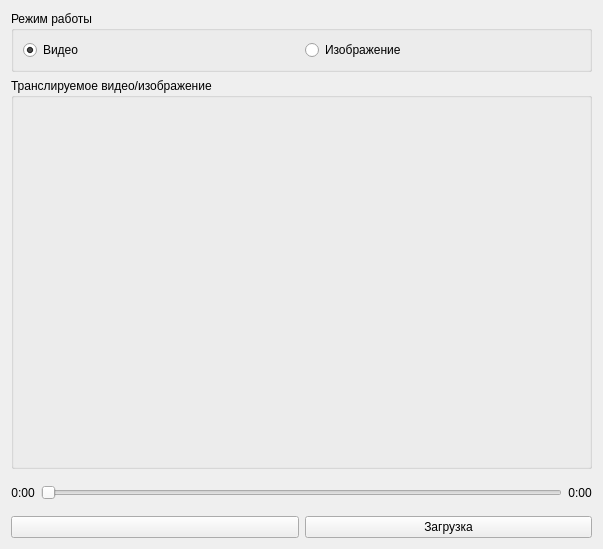
<?xml version="1.0" encoding="UTF-8"?>
<ui version="4.0">
 <class>VideoInWidget</class>
 <widget class="QWidget" name="VideoInWidget">
  <property name="geometry">
   <rect>
    <x>0</x>
    <y>0</y>
    <width>603</width>
    <height>549</height>
   </rect>
  </property>
  <property name="windowTitle">
   <string>Блок работы с входным видео/изображением</string>
  </property>
  <layout class="QVBoxLayout" name="verticalLayout">
   <item>
    <widget class="QGroupBox" name="groupBox">
     <property name="sizePolicy">
      <sizepolicy hsizetype="Preferred" vsizetype="Fixed">
       <horstretch>0</horstretch>
       <verstretch>0</verstretch>
      </sizepolicy>
     </property>
     <property name="title">
      <string>Режим работы</string>
     </property>
     <layout class="QHBoxLayout" name="horizontalLayout">
      <item>
       <widget class="QRadioButton" name="workWithVideo_rb">
        <property name="layoutDirection">
         <enum>Qt::LeftToRight</enum>
        </property>
        <property name="text">
         <string>Видео</string>
        </property>
        <property name="checked">
         <bool>true</bool>
        </property>
       </widget>
      </item>
      <item>
       <widget class="QRadioButton" name="workWithImage_rb">
        <property name="layoutDirection">
         <enum>Qt::LeftToRight</enum>
        </property>
        <property name="text">
         <string>Изображение</string>
        </property>
       </widget>
      </item>
     </layout>
    </widget>
   </item>
   <item>
    <widget class="QGroupBox" name="groupBox_2">
     <property name="sizePolicy">
      <sizepolicy hsizetype="Fixed" vsizetype="Fixed">
       <horstretch>0</horstretch>
       <verstretch>0</verstretch>
      </sizepolicy>
     </property>
     <property name="minimumSize">
      <size>
       <width>581</width>
       <height>391</height>
      </size>
     </property>
     <property name="title">
      <string>Транслируемое видео/изображение</string>
     </property>
     <layout class="QHBoxLayout" name="horizontalLayout_2">
      <item>
       <widget class="QLabel" name="outVideoImage">
        <property name="sizePolicy">
         <sizepolicy hsizetype="Preferred" vsizetype="Preferred">
          <horstretch>0</horstretch>
          <verstretch>0</verstretch>
         </sizepolicy>
        </property>
        <property name="text">
         <string/>
        </property>
       </widget>
      </item>
     </layout>
    </widget>
   </item>
   <item>
    <layout class="QHBoxLayout" name="horizontalLayout_3">
     <item>
      <widget class="QLabel" name="label">
       <property name="text">
        <string>0:00</string>
       </property>
       <property name="alignment">
        <set>Qt::AlignCenter</set>
       </property>
      </widget>
     </item>
     <item>
      <widget class="QSlider" name="horizontalSlider">
       <property name="orientation">
        <enum>Qt::Horizontal</enum>
       </property>
      </widget>
     </item>
     <item>
      <widget class="QLabel" name="label_2">
       <property name="text">
        <string>0:00</string>
       </property>
       <property name="alignment">
        <set>Qt::AlignCenter</set>
       </property>
      </widget>
     </item>
    </layout>
   </item>
   <item>
    <layout class="QHBoxLayout" name="horizontalLayout_4">
     <item>
      <widget class="QPushButton" name="startStop_b">
       <property name="text">
        <string/>
       </property>
       <property name="icon">
        <iconset resource="../../../diagramscene.qrc">
         <normaloff>:/images/start.png</normaloff>:/images/start.png</iconset>
       </property>
      </widget>
     </item>
     <item>
      <widget class="QPushButton" name="load_b">
       <property name="text">
        <string>Загрузка</string>
       </property>
      </widget>
     </item>
    </layout>
   </item>
  </layout>
 </widget>
 <resources>
  <include location="../../../diagramscene.qrc"/>
 </resources>
 <connections/>
</ui>
